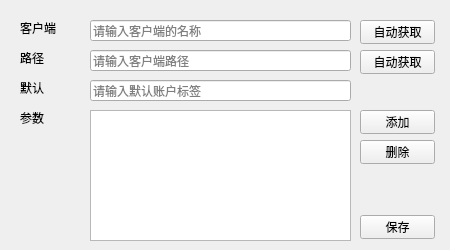
<?xml version="1.0" encoding="UTF-8"?>
<ui version="4.0">
 <class>setting</class>
 <widget class="QMainWindow" name="setting">
  <property name="geometry">
   <rect>
    <x>0</x>
    <y>0</y>
    <width>450</width>
    <height>250</height>
   </rect>
  </property>
  <property name="sizePolicy">
   <sizepolicy hsizetype="Fixed" vsizetype="Fixed">
    <horstretch>0</horstretch>
    <verstretch>0</verstretch>
   </sizepolicy>
  </property>
  <property name="minimumSize">
   <size>
    <width>450</width>
    <height>250</height>
   </size>
  </property>
  <property name="maximumSize">
   <size>
    <width>450</width>
    <height>250</height>
   </size>
  </property>
  <property name="windowTitle">
   <string>设置</string>
  </property>
  <widget class="QWidget" name="centralwidget">
   <property name="enabled">
    <bool>true</bool>
   </property>
   <widget class="QLineEdit" name="client_edit">
    <property name="geometry">
     <rect>
      <x>90</x>
      <y>20</y>
      <width>261</width>
      <height>21</height>
     </rect>
    </property>
    <property name="toolTip">
     <string>在这里输入你所使用的Telegram客户端名称</string>
    </property>
    <property name="placeholderText">
     <string>请输入客户端的名称</string>
    </property>
    <property name="clearButtonEnabled">
     <bool>false</bool>
    </property>
   </widget>
   <widget class="QLabel" name="client_label">
    <property name="geometry">
     <rect>
      <x>20</x>
      <y>20</y>
      <width>54</width>
      <height>16</height>
     </rect>
    </property>
    <property name="text">
     <string>客户端</string>
    </property>
   </widget>
   <widget class="QPushButton" name="client_button">
    <property name="geometry">
     <rect>
      <x>360</x>
      <y>20</y>
      <width>75</width>
      <height>24</height>
     </rect>
    </property>
    <property name="toolTip">
     <string>自动获取客户端名称</string>
    </property>
    <property name="text">
     <string>自动获取</string>
    </property>
   </widget>
   <widget class="QPushButton" name="path_button">
    <property name="geometry">
     <rect>
      <x>360</x>
      <y>50</y>
      <width>75</width>
      <height>24</height>
     </rect>
    </property>
    <property name="toolTip">
     <string>自动获取客户端路径</string>
    </property>
    <property name="text">
     <string>自动获取</string>
    </property>
   </widget>
   <widget class="QLabel" name="path_label">
    <property name="geometry">
     <rect>
      <x>20</x>
      <y>50</y>
      <width>54</width>
      <height>16</height>
     </rect>
    </property>
    <property name="text">
     <string>路径</string>
    </property>
   </widget>
   <widget class="QLineEdit" name="path_edit">
    <property name="geometry">
     <rect>
      <x>90</x>
      <y>50</y>
      <width>261</width>
      <height>21</height>
     </rect>
    </property>
    <property name="toolTip">
     <string>在这里输入你所使用的Telegram客户端路径</string>
    </property>
    <property name="placeholderText">
     <string>请输入客户端路径</string>
    </property>
    <property name="clearButtonEnabled">
     <bool>false</bool>
    </property>
   </widget>
   <widget class="QLineEdit" name="default_edit">
    <property name="geometry">
     <rect>
      <x>90</x>
      <y>80</y>
      <width>261</width>
      <height>21</height>
     </rect>
    </property>
    <property name="toolTip">
     <string>在这里输入默认登录的账户标签</string>
    </property>
    <property name="placeholderText">
     <string>请输入默认账户标签</string>
    </property>
    <property name="clearButtonEnabled">
     <bool>false</bool>
    </property>
   </widget>
   <widget class="QLabel" name="default_label">
    <property name="geometry">
     <rect>
      <x>20</x>
      <y>80</y>
      <width>54</width>
      <height>16</height>
     </rect>
    </property>
    <property name="text">
     <string>默认</string>
    </property>
   </widget>
   <widget class="QLabel" name="tags_label">
    <property name="geometry">
     <rect>
      <x>20</x>
      <y>110</y>
      <width>54</width>
      <height>16</height>
     </rect>
    </property>
    <property name="text">
     <string>参数</string>
    </property>
   </widget>
   <widget class="QListWidget" name="tags_widget">
    <property name="geometry">
     <rect>
      <x>90</x>
      <y>110</y>
      <width>261</width>
      <height>131</height>
     </rect>
    </property>
    <property name="toolTip">
     <string>在这里添加备用登录的账户标签</string>
    </property>
   </widget>
   <widget class="QPushButton" name="add_button">
    <property name="geometry">
     <rect>
      <x>360</x>
      <y>110</y>
      <width>75</width>
      <height>24</height>
     </rect>
    </property>
    <property name="toolTip">
     <string>添加参数</string>
    </property>
    <property name="text">
     <string>添加</string>
    </property>
   </widget>
   <widget class="QPushButton" name="del_button">
    <property name="geometry">
     <rect>
      <x>360</x>
      <y>140</y>
      <width>75</width>
      <height>24</height>
     </rect>
    </property>
    <property name="toolTip">
     <string>删除参数</string>
    </property>
    <property name="text">
     <string>删除</string>
    </property>
   </widget>
   <widget class="QPushButton" name="finish_button">
    <property name="geometry">
     <rect>
      <x>360</x>
      <y>215</y>
      <width>75</width>
      <height>24</height>
     </rect>
    </property>
    <property name="toolTip">
     <string>保存配置</string>
    </property>
    <property name="text">
     <string>保存</string>
    </property>
   </widget>
  </widget>
 </widget>
 <resources/>
 <connections/>
</ui>
